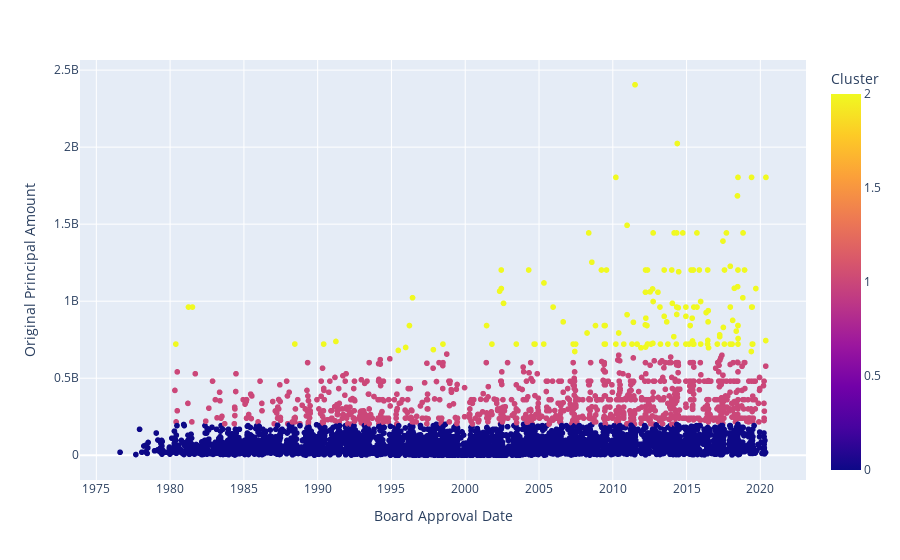

This figure's notebook cell:
### Code cell
fig = px.scatter(df, x = df['Board Approval Date'], y=df['Original Principal Amount'], color="Cluster" )

fig.show()

### Figure 1 — Plotly figure (JSON) as saved in the notebook; plotly's stock layout.template omitted (floating-point values rounded to 4 significant figures; data arrays with more than 128 entries replaced by an {"elided": "..."} marker saying what was removed)
{"data": [{"hovertemplate": "Board Approval Date=%{x}<br>Original Principal Amount=%{y}<br>Cluster=%{marker.color}<extra></extra>", "legendgroup": "", "marker": {"color": {"elided": "5640 int values"}, "coloraxis": "coloraxis", "symbol": "circle"}, "mode": "markers", "name": "", "showlegend": false, "type": "scattergl", "x": {"elided": "5640 str values"}, "xaxis": "x", "y": {"elided": "5640 float values"}, "yaxis": "y"}], "layout": {"coloraxis": {"colorbar": {"title": {"text": "Cluster"}}, "colorscale": [[0, "#0d0887"], [0.1111, "#46039f"], [0.2222, "#7201a8"], [0.3333, "#9c179e"], [0.4444, "#bd3786"], [0.5556, "#d8576b"], [0.6667, "#ed7953"], [0.7778, "#fb9f3a"], [0.8889, "#fdca26"], [1, "#f0f921"]]}, "legend": {"tracegroupgap": 0}, "margin": {"t": 60}, "xaxis": {"anchor": "y", "domain": [0, 1], "title": {"text": "Board Approval Date"}}, "yaxis": {"anchor": "x", "domain": [0, 1], "title": {"text": "Original Principal Amount"}}}}
